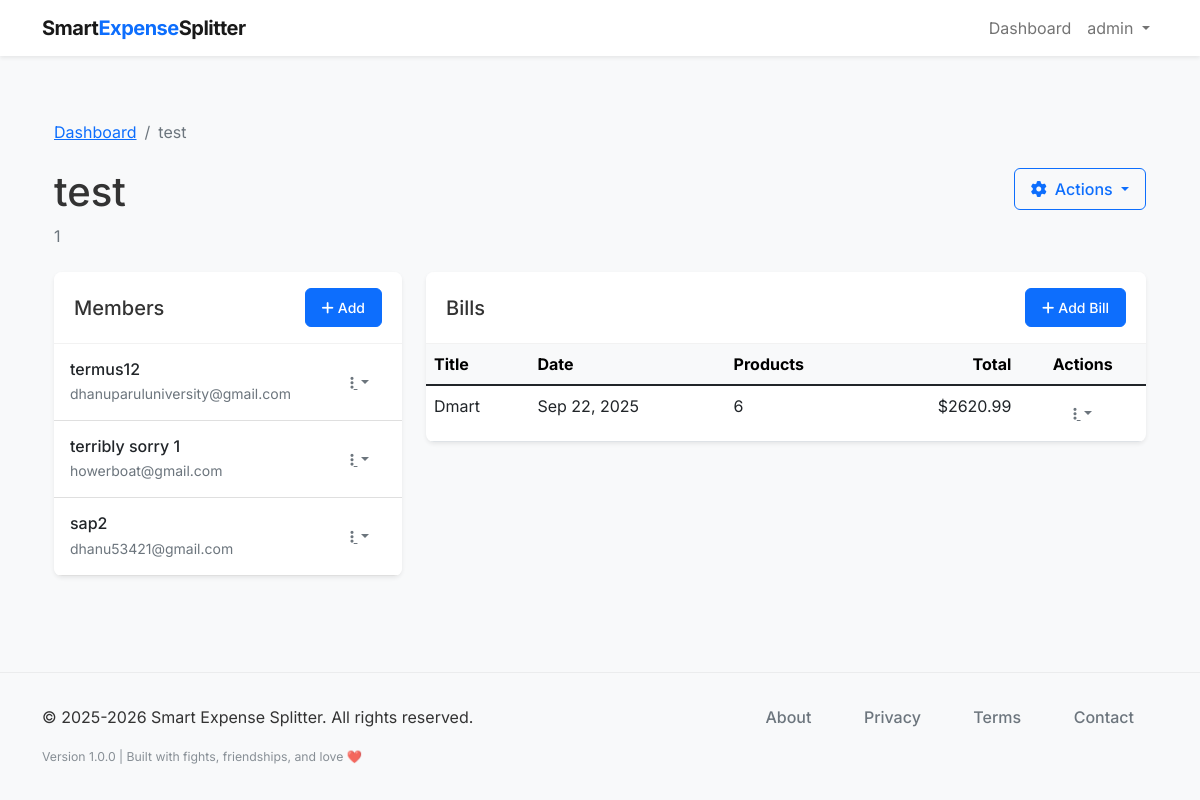
Before: /group/1 (signed in) with the older database file.
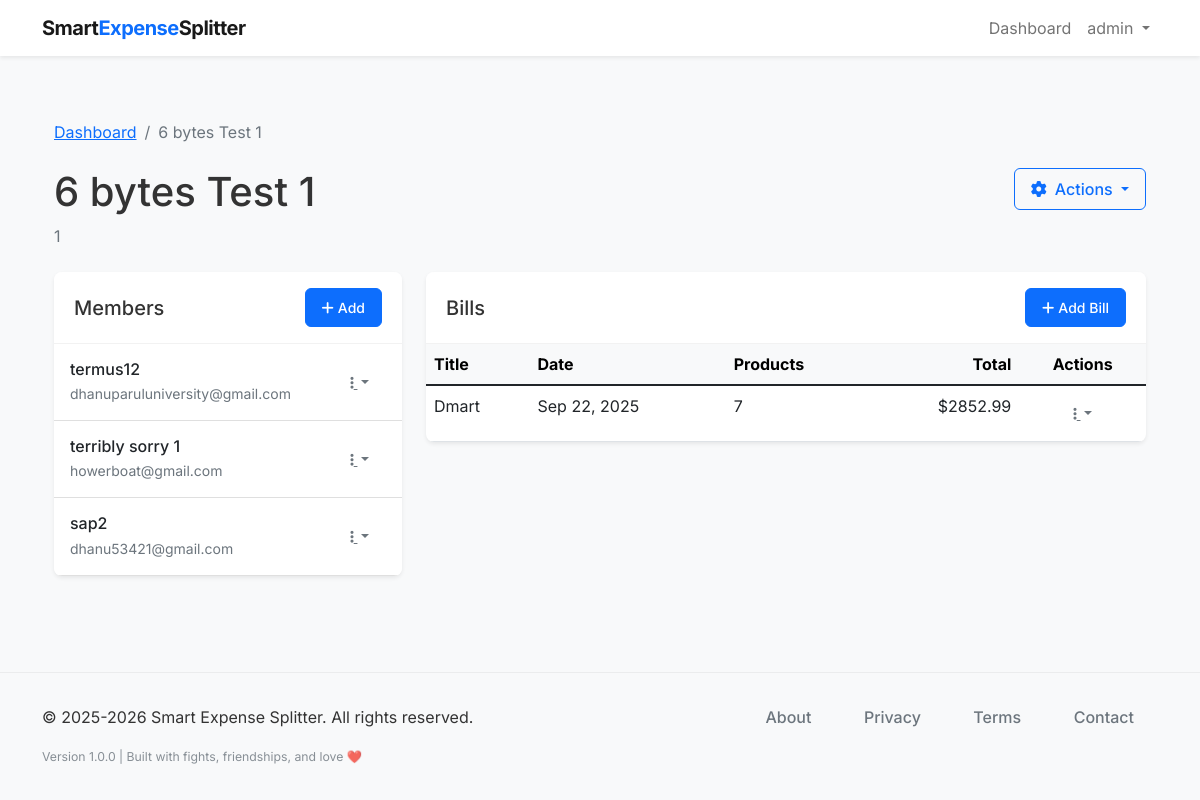
After: the same page with the newer database file.
### models.py (models this page shows, shortened)
class User(db.Model, UserMixin):
    __tablename__ = 'users'
    id = db.Column(db.Integer, primary_key=True)
    username = db.Column(db.String(64), unique=True, nullable=False)
    email = db.Column(db.String(120), unique=True, nullable=False)
    password_hash = db.Column(db.String(128), nullable=False)
    created_at = db.Column(db.DateTime, default=datetime.utcnow)
    groups = db.relationship('Group', back_populates='user', cascade='all, delete-orphan')

class Group(db.Model):
    __tablename__ = 'groups'
    id = db.Column(db.Integer, primary_key=True)
    name = db.Column(db.String(100), nullable=False)
    description = db.Column(db.String(255))
    created_at = db.Column(db.DateTime, default=datetime.utcnow)
    user_id = db.Column(db.Integer, db.ForeignKey('users.id'), nullable=False)
    user = db.relationship('User', back_populates='groups')
    members = db.relationship('Member', back_populates='group', cascade='all, delete-orphan')
    bills = db.relationship('Bill', back_populates='group', cascade='all, delete-orphan')

class Member(db.Model):
    __tablename__ = 'members'
    id = db.Column(db.Integer, primary_key=True)
    name = db.Column(db.String(100), nullable=False)
    email = db.Column(db.String(120))
    mobile_number = db.Column(db.String(20), nullable=False)
    group_id = db.Column(db.Integer, db.ForeignKey('groups.id'), nullable=False)
    created_at = db.Column(db.DateTime, default=datetime.utcnow)
    group = db.relationship('Group', back_populates='members')
    paid_products = db.relationship('Product', back_populates='payer')
    products_involved = db.relationship('ProductMember', back_populates='member', cascade='all, delete-orphan')

class Bill(db.Model):
    __tablename__ = 'bills'
    id = db.Column(db.Integer, primary_key=True)
    title = db.Column(db.String(100), nullable=False)
    description = db.Column(db.String(255))
    date = db.Column(db.Date, default=datetime.utcnow().date)
    group_id = db.Column(db.Integer, db.ForeignKey('groups.id'), nullable=False)
    created_at = db.Column(db.DateTime, default=datetime.utcnow)
    group = db.relationship('Group', back_populates='bills')
    products = db.relationship('Product', back_populates='bill', cascade='all, delete-orphan')
    def get_total_amount(self):
        return sum(product.price for product in self.products)

class Product(db.Model):
    __tablename__ = 'products'
    id = db.Column(db.Integer, primary_key=True)
    name = db.Column(db.String(100), nullable=False)
    price = db.Column(db.Float, nullable=False)
    bill_id = db.Column(db.Integer, db.ForeignKey('bills.id'), nullable=False)
    payer_id = db.Column(db.Integer, db.ForeignKey('members.id'), nullable=False)
    created_at = db.Column(db.DateTime, default=datetime.utcnow)
    bill = db.relationship('Bill', back_populates='products')
    payer = db.relationship('Member', back_populates='paid_products')
    members_involved = db.relationship('ProductMember', back_populates='product', cascade='all, delete-orphan')

### routes.py (the view)
@app.route('/group/<int:group_id>')
@login_required
def group_detail(group_id):
    group = Group.query.get_or_404(group_id)
    if group.user_id != current_user.id:
        flash('You do not have permission to view this group.', 'danger')
        return redirect(url_for('dashboard'))
    return render_template('group_detail.html', title=group.name, group=group)

### smart_expense_splitter.py (called while the page is built)
@login_manager.user_loader
def load_user(user_id):
    from models import User
    return User.query.get(int(user_id))

### templates/group_detail.html (shortened to what this page needs)
{% extends "layout.html" %}
{% block content %}
<div class="container py-4">
    <nav aria-label="breadcrumb" class="mb-4">
        <ol class="breadcrumb">
            <li class="breadcrumb-item"><a href="{{ url_for('dashboard') }}">Dashboard</a></li>
            <li class="breadcrumb-item active" aria-current="page">{{ group.name }}</li>
        </ol>
    </nav>
    <div class="d-flex justify-content-between align-items-start mb-4">
        <div>
            <h1 class="mb-2">{{ group.name }}</h1>
            <p class="text-muted mb-0">{{ group.description }}</p>
        </div>
        <div class="dropdown">
            <button class="btn btn-outline-primary dropdown-toggle" type="button" id="groupActionsDropdown" data-bs-toggle="dropdown" aria-expanded="false">
                <i class="fas fa-cog me-2"></i>Actions
            </button>
        </div>
    </div>
    <div class="row">
        <div class="col-lg-4 mb-4 mb-lg-0">
            <div class="card border-0 shadow-sm h-100">
                <div class="card-header bg-white py-3 d-flex justify-content-between align-items-center">
                    <h2 class="h5 mb-0">Members</h2>
                    <a href="{{ url_for('new_member', group_id=group.id) }}" class="btn btn-sm btn-primary">
                        <i class="fas fa-plus me-1"></i>Add
                    </a>
                </div>
                <div class="card-body p-0">
                    {% if group.members %}
                    <div class="list-group list-group-flush">
                        {% for member in group.members %}
                        <div class="list-group-item py-3">
                            <div class="d-flex justify-content-between align-items-center">
                                <div>
                                    <h3 class="h6 mb-1">{{ member.name }}</h3>
                                    <p class="small text-muted mb-0">{{ member.email }}</p>
                                </div>
                                <div class="dropdown">
                                    <button class="btn btn-sm btn-link text-muted dropdown-toggle" type="button" id="memberActions{{ member.id }}" data-bs-toggle="dropdown" aria-expanded="false">
                                        <i class="fas fa-ellipsis-v"></i>
                                    </button>
                                </div>
                            </div>
                        </div>
                        {% endfor %}
                    </div>
                    {% endif %}
                </div>
            </div>
        </div>
        <div class="col-lg-8">
            <div class="card border-0 shadow-sm">
                <div class="card-header bg-white py-3 d-flex justify-content-between align-items-center">
                    <h2 class="h5 mb-0">Bills</h2>
                    <a href="{{ url_for('new_bill', group_id=group.id) }}" class="btn btn-sm btn-primary">
                        <i class="fas fa-plus me-1"></i>Add Bill
                    </a>
                </div>
                <div class="card-body p-0">
                    {% if group.bills %}
                    <div class="table-responsive">
                        <table class="table table-hover mb-0">
                            <thead class="table-light">
                                <tr>
                                    <th>Title</th>
                                    <th>Date</th>
                                    <th>Products</th>
                                    <th class="text-end">Total</th>
                                    <th class="text-center">Actions</th>
                                </tr>
                            </thead>
                            <tbody>
                                {% for bill in group.bills %}
                                <tr>
                                    <td>
                                        <a href="{{ url_for('bill_detail', bill_id=bill.id) }}" class="text-decoration-none text-dark">
                                            {{ bill.title }}
                                        </a>
                                    </td>
                                    <td>{{ bill.date.strftime('%b %d, %Y') }}</td>
                                    <td>{{ bill.products|length }}</td>
                                    <td class="text-end">${{ "%.2f"|format(bill.get_total_amount()) }}</td>
                                    <td class="text-center">
                                        <div class="dropdown">
                                            <button class="btn btn-sm btn-link text-muted dropdown-toggle" type="button" id="billActions{{ bill.id }}" data-bs-toggle="dropdown" aria-expanded="false">
                                                <i class="fas fa-ellipsis-v"></i>
                                            </button>
                                        </div>
                                    </td>
                                </tr>
                                {% endfor %}
                            </tbody>
                        </table>
                    </div>
                    {% endif %}
                </div>
            </div>
        </div>
    </div>
</div>
{% endblock %}

### templates/layout.html (shortened to what this page needs)
<!DOCTYPE html>
<html lang="en">
<head>
    <link href="https://cdn.jsdelivr.net/npm/bootstrap@5.1.3/dist/css/bootstrap.min.css" rel="stylesheet">
    <link rel="stylesheet" href="https://cdnjs.cloudflare.com/ajax/libs/font-awesome/6.0.0-beta3/css/all.min.css">
    <link rel="stylesheet" href="{{ url_for('static', filename='css/style.css') }}">
</head>
<body>
    <nav class="navbar navbar-expand-lg navbar-light bg-white shadow-sm">
        <div class="container">
            <a class="navbar-brand" href="{{ url_for('index') }}">Smart<span>Expense</span>Splitter</a>
            <div class="collapse navbar-collapse" id="navbarNav">
                <ul class="navbar-nav ms-auto">
                    {% if current_user.is_authenticated %}
                    <li class="nav-item">
                        <a class="nav-link" href="{{ url_for('dashboard') }}">Dashboard</a>
                    </li>
                    <li class="nav-item dropdown">
                        <a class="nav-link dropdown-toggle" href="#" id="navbarDropdown" role="button" data-bs-toggle="dropdown" aria-expanded="false">
                            {{ current_user.username }}
                        </a>
                    </li>
                    {% endif %}
                </ul>
            </div>
        </div>
    </nav>
    <main class="container py-4">
        {% block content %}{% endblock %}
    </main>
    <footer class="footer" role="contentinfo" aria-label="Site footer">
        <div class="container">
            <div class="row">
                <div class="col-md-6" role="region" aria-labelledby="copyright-heading">
                    <p class="mb-0" itemprop="copyrightNotice">&copy; 2025-2026 Smart Expense Splitter. All rights reserved.</p>
                </div>
                <div class="col-md-6 text-md-end" role="region" aria-labelledby="footer-nav-heading">
                    <nav class="footer-links" aria-label="Legal and company information">
                        <ul class="list-inline mb-0" role="list">
                            <li class="list-inline-item" role="listitem">
                                <a href="{{ url_for('about') }}" aria-label="Learn more about Smart Expense Splitter company and mission"
                                   class="text-decoration-none" rel="noopener noreferrer">About</a>
                            </li>
                            <li class="list-inline-item" role="listitem">
                                <a href="{{ url_for('privacy') }}" aria-label="Read our privacy policy and data protection practices"
                                   class="text-decoration-none" rel="noopener noreferrer">Privacy</a>
                            </li>
                            <li class="list-inline-item" role="listitem">
                                <a href="{{ url_for('terms') }}" aria-label="Review our terms of service and usage agreements"
                                   class="text-decoration-none" rel="noopener noreferrer">Terms</a>
                            </li>
                            <li class="list-inline-item" role="listitem">
                                <a href="{{ url_for('contact') }}" aria-label="Contact Smart Expense Splitter support team"
                                   class="text-decoration-none" rel="noopener noreferrer">Contact</a>
                            </li>
                        </ul>
                    </nav>
                </div>
            </div>
            <div class="row mt-3" role="region" aria-labelledby="footer-info-heading">
                <div class="col-12">
                    <div class="footer-info text-center text-md-start" aria-label="Application version and technical information">
                        <small class="text-muted" itemprop="version" aria-label="Application version 1.0.0">
                            Version 1.0.0 | Built with fights, friendships, and love ❤️
                        </small>
                    </div>
                </div>
            </div>
        </div>
    </footer>
</body>
</html>

### static/css/style.css (style rules this page uses)
body { font-family: 'Inter', -apple-system, BlinkMacSystemFont, 'Segoe UI', Roboto, Oxygen, Ubuntu, Cantarell, 'Open Sans', 'Helvetica Neue', sans-serif; color: #333; background-color: #f8f9fa; }
.navbar-brand { font-weight: 700; letter-spacing: -0.5px; }
.navbar-brand span { color: #0d6efd; }
.btn { border-radius: 0.375rem; padding: 0.5rem 1rem; font-weight: 500; }
.btn-primary { background-color: #0d6efd; border-color: #0d6efd; }
.card { border-radius: 0.5rem; overflow: hidden; }
.card-header { border-bottom: 1px solid rgba(0, 0, 0, 0.05); padding: 1rem 1.25rem; }
.footer { background-color: #f8f9fa; padding: 2rem 0; margin-top: 3rem; border-top: 1px solid rgba(0, 0, 0, 0.05); }
.footer-links a { color: #6c757d; margin-right: 1.5rem; text-decoration: none; transition: color 0.2s ease-in-out; font-weight: 500; }
.footer-info { font-size: 0.875rem; opacity: 0.8; }
.footer-links ul { margin: 0; padding: 0; }
.footer-links .list-inline-item:not(:last-child) { margin-right: 1.5rem; }

Changed rows visible on the page:
changed Group: name "test" → "6 bytes Test 1"
computed for Bill "Dmart": products|length "6" → "7"
computed for Product: get_total_amount "2620.99" → "2852.99"
